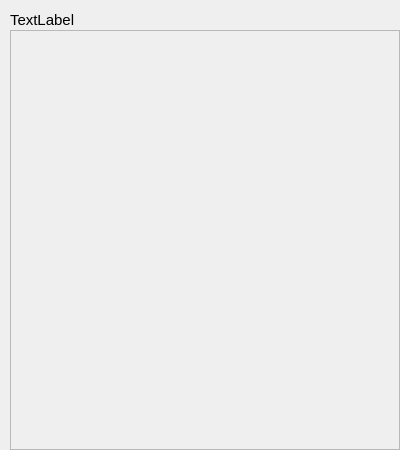
<?xml version="1.0" encoding="UTF-8"?>
<ui version="4.0">
 <class>TextBook</class>
 <widget class="QWidget" name="TextBook">
  <property name="geometry">
   <rect>
    <x>0</x>
    <y>0</y>
    <width>400</width>
    <height>450</height>
   </rect>
  </property>
  <property name="windowTitle">
   <string>Form</string>
  </property>
  <widget class="QLabel" name="label">
   <property name="geometry">
    <rect>
     <x>10</x>
     <y>10</y>
     <width>390</width>
     <height>20</height>
    </rect>
   </property>
   <property name="font">
    <font>
     <pointsize>11</pointsize>
    </font>
   </property>
   <property name="text">
    <string>TextLabel</string>
   </property>
  </widget>
  <widget class="QScrollArea" name="textArea">
   <property name="geometry">
    <rect>
     <x>10</x>
     <y>30</y>
     <width>390</width>
     <height>420</height>
    </rect>
   </property>
   <property name="widgetResizable">
    <bool>true</bool>
   </property>
   <widget class="QWidget" name="scrollAreaWidgetContents">
    <property name="geometry">
     <rect>
      <x>0</x>
      <y>0</y>
      <width>388</width>
      <height>418</height>
     </rect>
    </property>
   </widget>
  </widget>
 </widget>
 <resources/>
 <connections/>
</ui>
